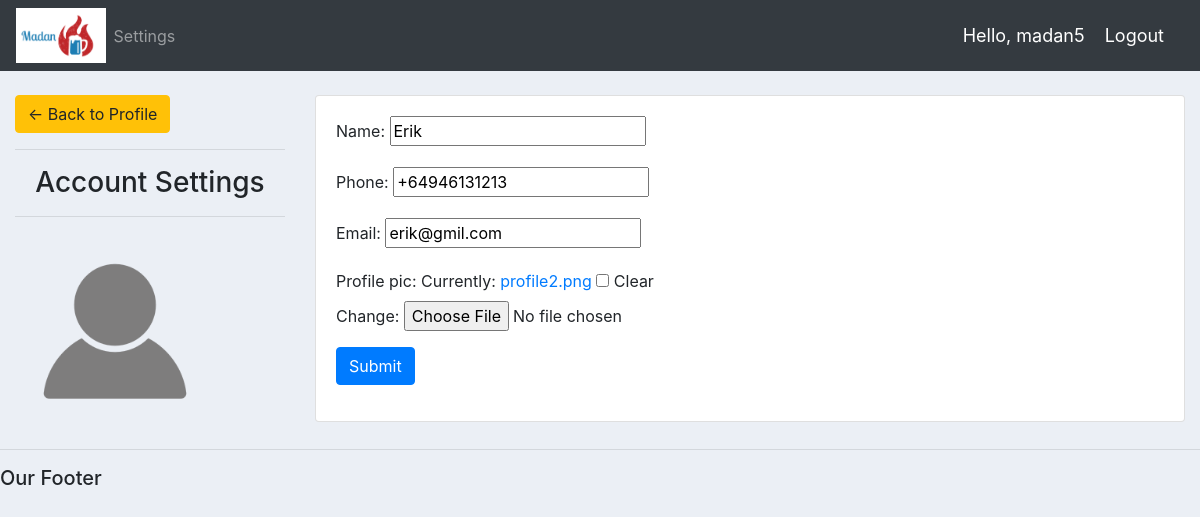
/account/ (signed in), run on the app's committed database.
### accounts/models.py (models this page shows, shortened)
class Customer(models.Model):
    user = models.OneToOneField(User, null=True, blank=True, on_delete=models.CASCADE)
    name = models.CharField(max_length=200, null=True)
    phone = models.CharField(max_length=200, null=True)
    email = models.CharField(max_length=200, null=True)
    profile_pic = models.ImageField(default='profile2.png', null=True, blank=True)
    date_created = models.DateTimeField(auto_now_add=True, null=True)

### accounts/decoraters.py (the view)
        def wrapper_func(request, *args, **kwargs):
            group = None
            if request.user.groups.exists():
                group = request.user.groups.all()[0].name
            if group in allowed_roles:
                return view_func(request, *args, **kwargs)
            else:
                return HttpResponse('You are not authorized to view this page')

### accounts/forms.py
class CustomerForm(ModelForm):
    class Meta:
        model = Customer
        fields = '__all__'
        exclude = ['user']

### accounts/decoraters.py (called while the page is built)
def allowed_users(allowed_roles=[]):
    def decorator(view_func):
        def wrapper_func(request, *args, **kwargs):
            group = None
            if request.user.groups.exists():
                group = request.user.groups.all()[0].name
            if group in allowed_roles:
                return view_func(request, *args, **kwargs)
            else:
                return HttpResponse('You are not authorized to view this page')
        return wrapper_func
    return decorator

### accounts/views.py (called while the page is built)
@login_required(login_url='login')
@allowed_users(allowed_roles=['customer'])
def accountSettings(request):
    customer = request.user.customer
    form = CustomerForm(instance=customer)
    if request.method == 'POST':
        form = CustomerForm(request.POST, request.FILES, instance=customer)
        if form.is_valid():
            form.save()
    context = {'form': form}
    return render(request, 'accounts/account_settings.html', context)

### accounts/templates/accounts/account_settings.html (shortened to what this page needs)
{% extends 'accounts/main.html' %}
{% load static %}
{% block content %}
<br>
<div class="container-fluid">
    <div class="row">
        <div class="col-md-3">
            <div class="card-card-body">
                <a href="{% url 'home' %}" class="btn btn-warning">&#8592; Back to Profile</a>
                <hr>
                <h3 style="text-align: center">Account Settings</h3>
                <hr>
                <img src="{{request.user.customer.profile_pic.url}}" alt="" class="profile-pic">
            </div>
        </div>
        <div class="col-md-9">
            <div class="card card-body">
                <form action="" method="POST" enctype="multipart/form-data">
                    {{form.as_p}}
                    <input type="submit" class="btn btn-primary" name="Update Information">
                </form>
            </div>
        </div>
    </div>
</div>
{% endblock %}

### accounts/templates/accounts/navbar.html (shortened to what this page needs)
{% load static %}
<nav class="navbar navbar-expand-lg navbar-dark bg-dark">
    <img src="{% static '/images/logo.png' %}" height="55px">
    <div class="collapse navbar-collapse" id="navbarNav">
        <ul class="navbar-nav">
            {% if request.user.is_staff %}
            <li class="nav-item active">
                <a class="nav-link" href="{% url 'home' %}">Dashboard</a>
            </li>
            <li class="nav-item">
                <a class="nav-link" href="{% url 'products' %}">Products</a>
            </li>
            {% else %}
            <li class="nav-item">
                <a class="nav-link" href="{% url 'account' %}">Settings</a>
            </li>
            {% endif %}
        </ul>
    </div>
    <span class="hello-msg">Hello, {{request.user}}</span>
    <span><a class="hello-msg" href="{% url 'logout' %}">Logout</a></span>
</nav>

### static/css/main.css (style rules this page uses)
body { background-color:#ebeff5; }

### accounts/templates/accounts/navbar.html (style rules this page uses)
.hello-msg { font-size:18px; color:#fff; margin-right: 20px; }

### accounts/templates/accounts/account_settings.html (style rules this page uses)
.profile-pic { max-width:200px; max-height:200px; margin:0 auto; border-radius:50%; }

### data on the page
Customer: name "Erik", phone "+64946131213", email "erik@gmil.com"

### other printed values
{{ request.user }} "madan5"
